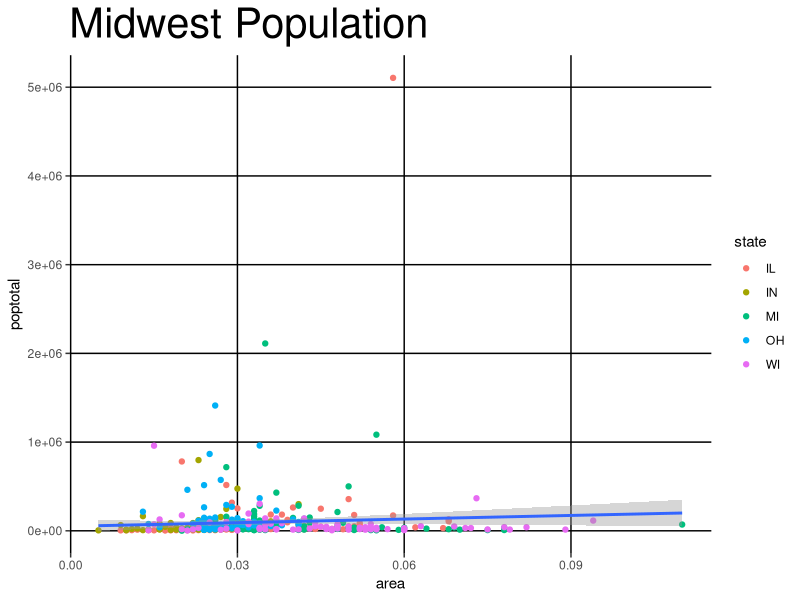

Reproduce this figure in R.
#Install ggplot package
#install.packages("ggplot2")

#Initializing the library
library(ggplot2)

midwest_data <- midwest
#View(midwest_data)

#Initializing a ggplot object with the data and x and y axis representation
g_plot <- ggplot(data = midwest_data, aes(x = area, y = poptotal))

# Creating a ggplot with the specified x and y values
g_plot <- g_plot + geom_point(aes(col = state)) +
                   geom_smooth(method = "lm") +
                   labs(title = "Midwest Population") +
                   theme(plot.title = element_text(size = 30)) + 
                   theme(panel.background = element_rect(fill = NA, linetype = "dashed")) + 
                   theme(panel.grid.major = element_line(colour = "black"))

#Plot the ggplot
plot(g_plot)

